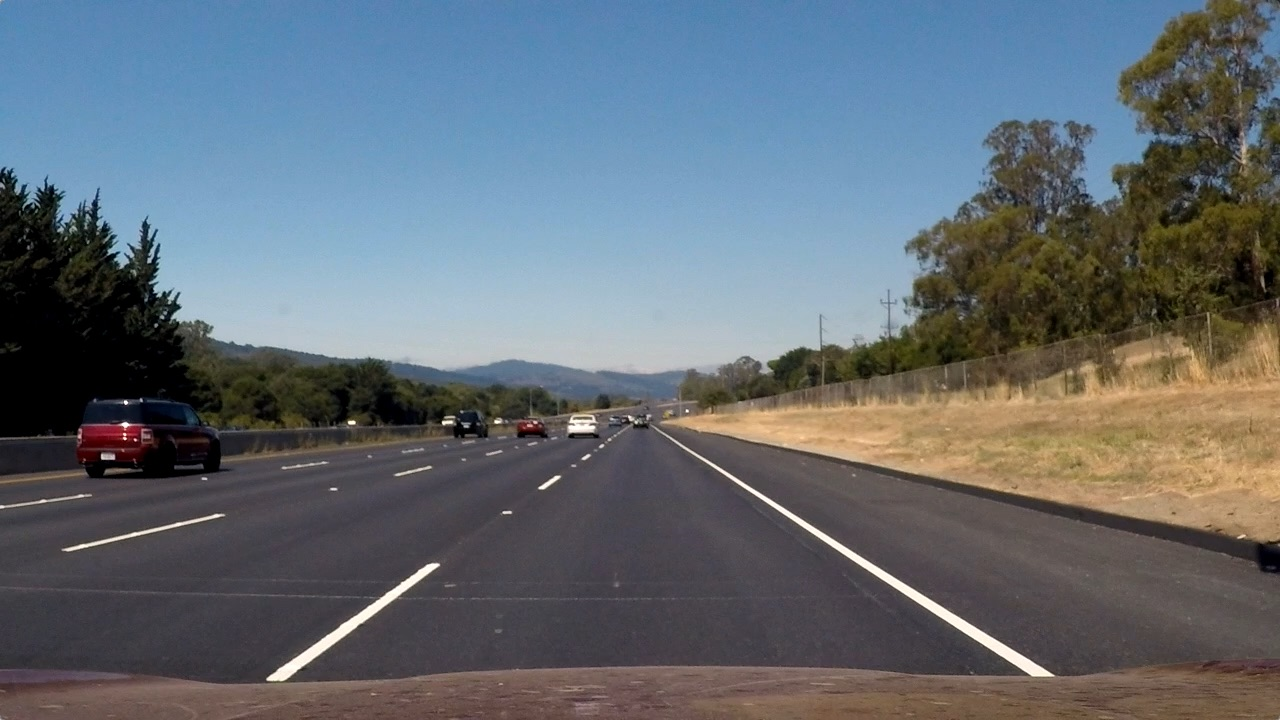
#> input picture test_images/straight_lines2.jpg, 1280 x 720 px
$ python image_process.py   (older library calls are emulated)
#> lines starting #> are read from the running program, lines starting #| are printed output that depends on the picture
### Line.py
from collections import deque

class Line():
    def __init__(self):
        self.__frame_num = 5
        self.detected = False
        #self.bestx = None
        self.best_fit = None
        #self.line_base_pos = None
        self.lane_inds = []
        self.allx = None
        self.ally = None
        self.radius_of_curvature = None
        #self.line_base_pos = None
        #self.bottom_x_pos = deque(maxlen=self.__frame_num)
        self.recent_xfitted = deque(maxlen=self.__frame_num)

### image_process.py
import numpy as np
import cv2
import matplotlib.pyplot as plt
import matplotlib.image as mpimg
import glob
import pickle
from moviepy.editor import VideoFileClip
from IPython.display import HTML
from Line import Line
import pylab

left_line = Line()
right_line = Line()
ym_per_pix = 30 / 720  # meters per pixel in y dimension
xm_per_pix = 3.7 / 700  # meters per pixel in x dimension


def get_const_information():
    dist_pickle = pickle.load(open("camera_parameters.p", "rb"))
#> (reads camera_parameters.p from the repository)
    mtx = dist_pickle["mtx"]
    dist = dist_pickle["dist"]

    M_image2undist = mpimg.imread('test_images/straight_lines2.jpg')
#> M_image2undist is the input picture: shape (720, 1280, 3); mean R, G, B 99.4, 107.7, 115.1
    origin_img_size = (
        M_image2undist.shape[0], M_image2undist.shape[1], M_image2undist.shape[2])
#> origin_img_size = (720, 1280, 3)
    binary_img_size = (M_image2undist.shape[0], M_image2undist.shape[1])
#> binary_img_size = (720, 1280)

    # Undistort the image using function cal_undistort()
    M_undist2warp = cal_undistort(M_image2undist, mtx, dist)
    # Calculate the perspective transform matrix using function get_M()
    perspective_M, Minv = get_M(M_undist2warp)
    # Make perspective transform using function warp()
    M_warped_image = warp(M_undist2warp, perspective_M)
    warp_zero = np.zeros_like(M_image2undist[:, :, 0])

    return mtx, dist, binary_img_size, warp_zero, perspective_M, Minv

# Construct a function to undistort image
def cal_undistort(img, mtx, dist):
    undist = cv2.undistort(img, mtx, dist, None, mtx)
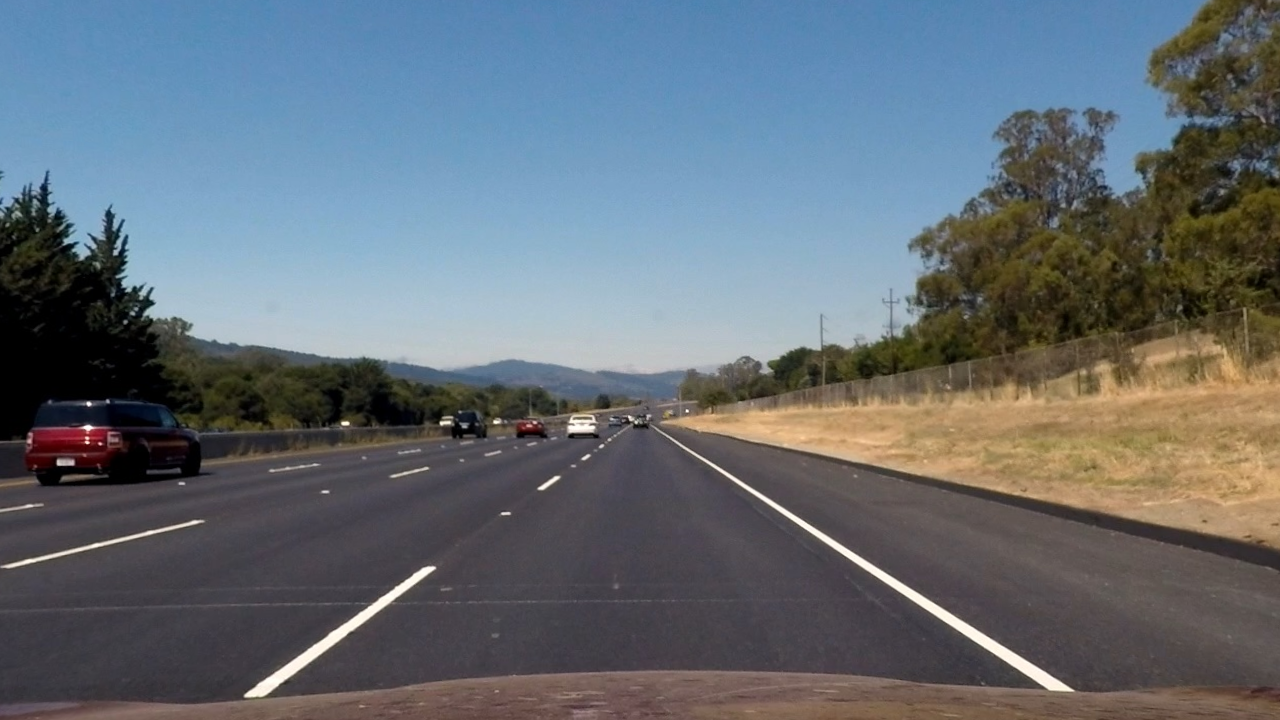
#> undist: shape (720, 1280, 3); mean R, G, B 100.4, 109.1, 116.7

    return undist


# [31 lines left out: function binary_transfor, not called in this run]


# Construct a function to make perspective transform so that hte lines look
# straight from a bird's eye view, it returns perspective transform matrixs
def get_M(img):
    img_size = (img.shape[1], img.shape[0])
#> img_size = (1280, 720)
#> in get_const_information, `perspective_M, Minv = get_M(M_undist2warp)`: perspective_M = [[-0.721, -1.53, 1102.7], [6.15e-16, -2.11, 1001.2], [7.5e-19, -0.00239, 1]]; Minv = [[0.186, -0.726, 521.7], [-1.38e-16, -0.473, 473.6], [-2.3e-19, -0.00113, 1]]
    # Four source coordinates
    src = np.float32([[733, 477], [1110, 719], [226, 719], [559, 477]])
    # Four desired coordinates
    dst = np.float32([[1110, 50], [1110, 719], [226, 719], [226, 50]])

    # Compute the perspective transform matrix M
    M = cv2.getPerspectiveTransform(src, dst)
    # Compute the inverse erspective transform matrix Minv
    Minv = cv2.getPerspectiveTransform(dst, src)

    return M, Minv


def warp(img, M):
    img_size = (img.shape[1], img.shape[0])
#> img_size = (1280, 720)
    warped_image = cv2.warpPerspective(
        img, M, img_size, flags=cv2.INTER_LINEAR)
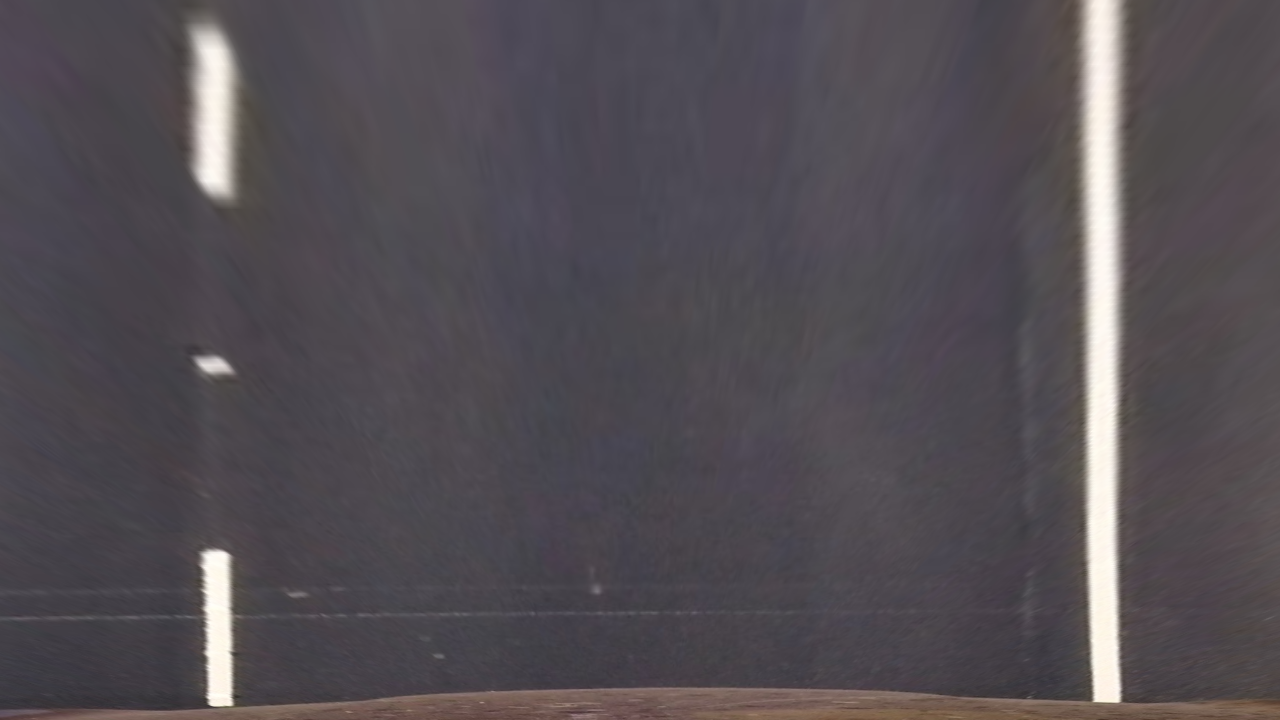
#> warped_image: shape (720, 1280, 3); mean R, G, B 83.7, 78.4, 84

    return warped_image


# Define function to find the lane boundary
# [198 lines left out: functions blind_search, quick_search, cal_radius_and_caroff, project_lines, process_image, not called in this run]


mtx, dist, binary_img_size, warp_zero, M, Minv = get_const_information()
#> warp_zero: shape (720, 1280); every value is 0
#> mtx = [[1157.8, 0, 667.1], [0, 1152.8, 386.1], [0, 0, 1]]; dist = [[-0.247, -0.0237, -0.0011, 0.000351, -0.0026]]; binary_img_size = (720, 1280); M has the same summary as perspective_M in get_const_information

# [4 lines of commented-out code are left out]


white_output = 'output_videos/project_video_output2.mp4'
#> (the run stopped early here; a loop or call above may not have finished)
